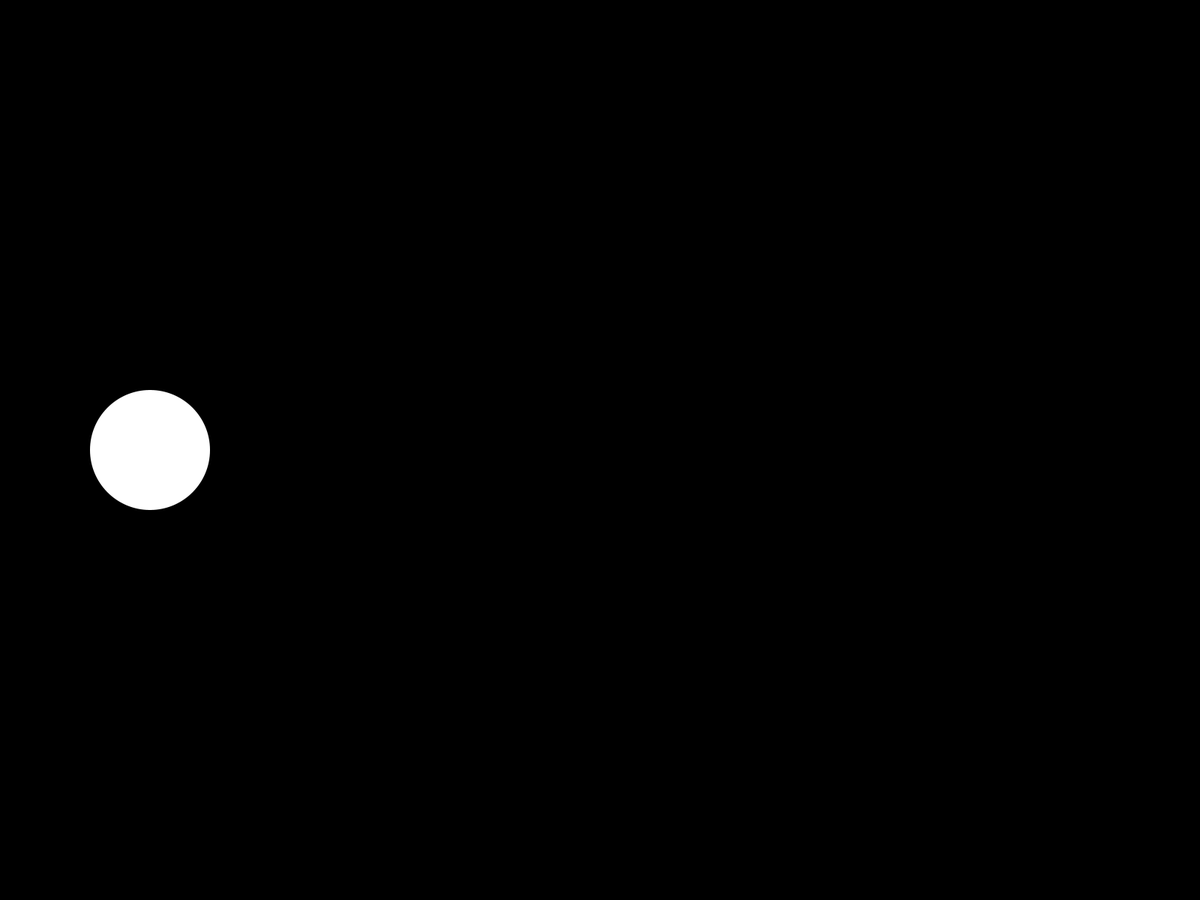
Frame 1 (no input)
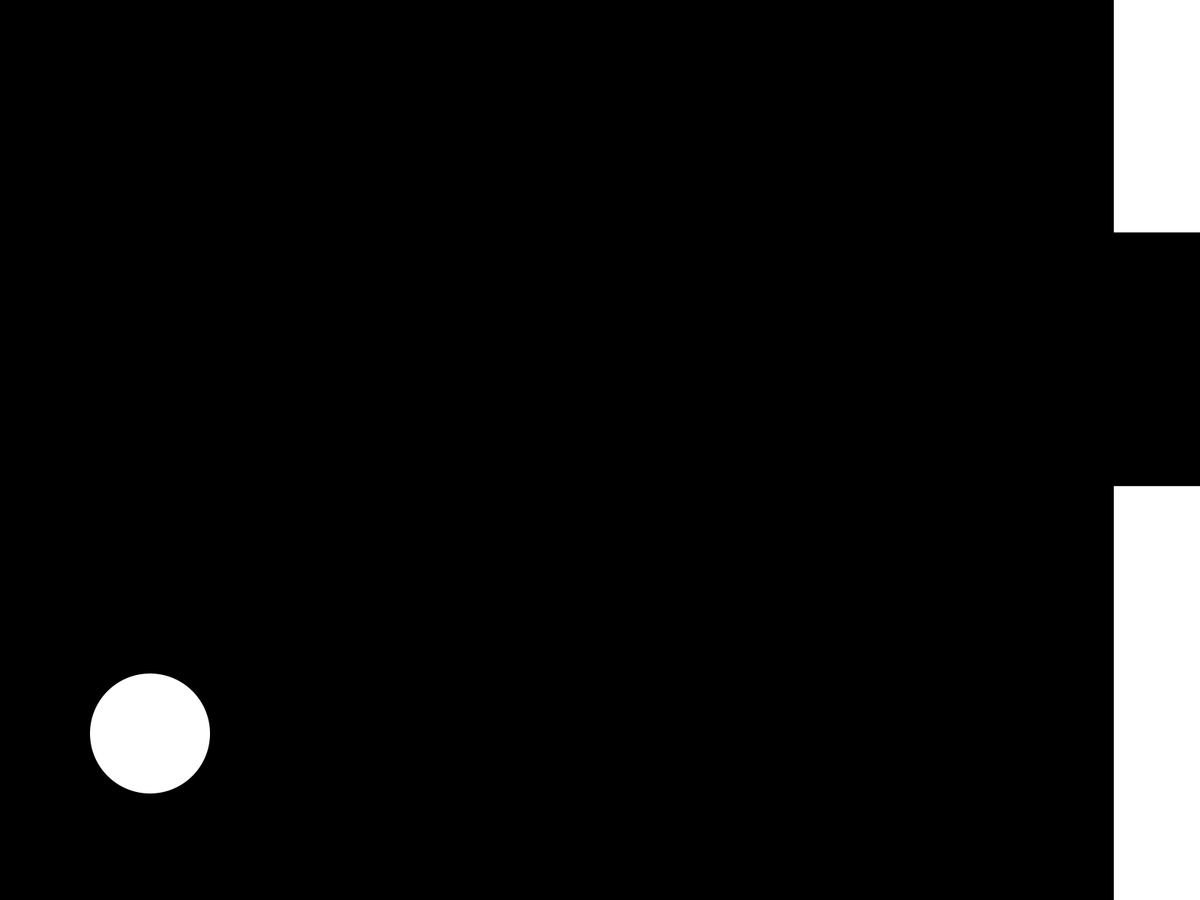
Frame 60 (the mouse pressed at the canvas centre just before this capture)
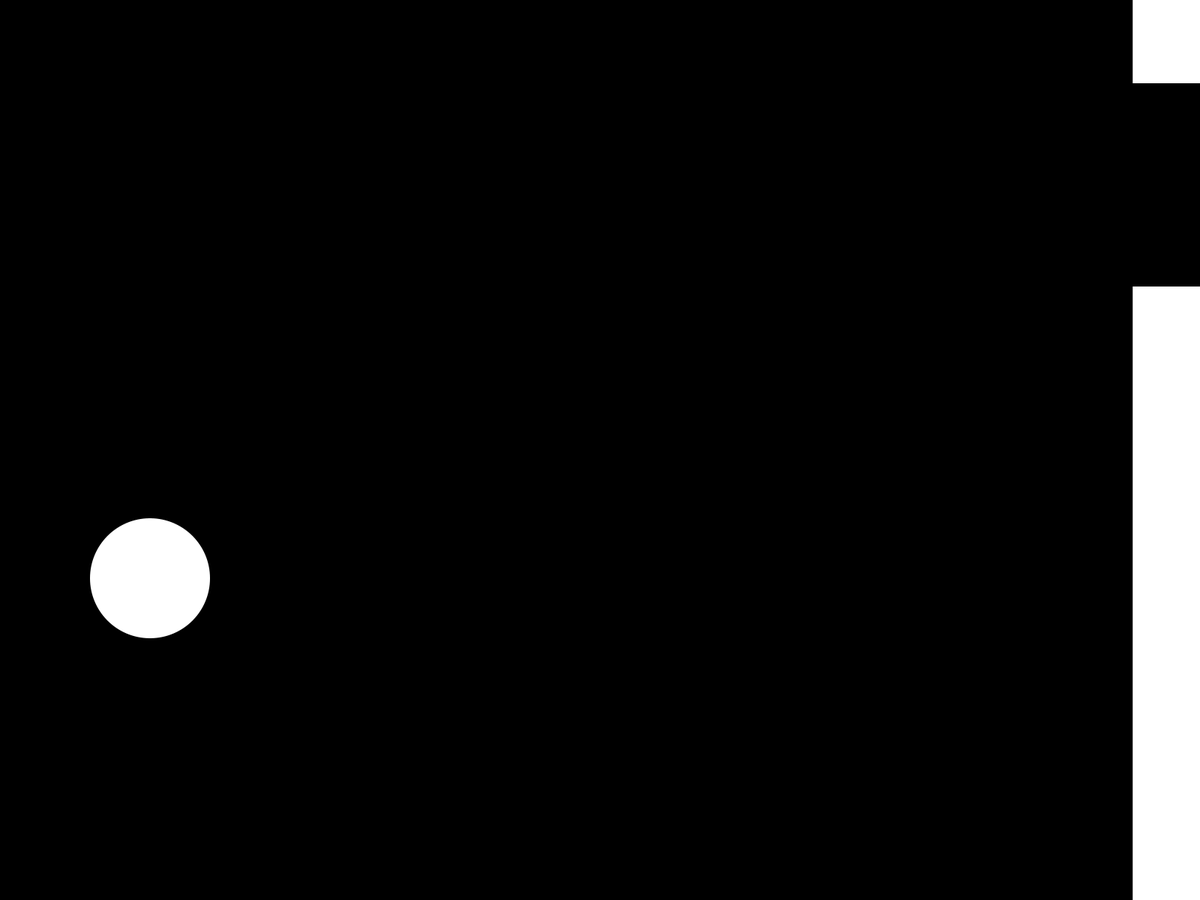
Frame 120 (the mouse held since frame 60 and released just before this capture)

The Processing sketch that drew these frames (run headless with seeded random() and noise(); from frame 60 on, the mouse is pressed at the canvas centre):

// Processing sketch: Flappy_Bird
// ── Flappy_Bird.pde
Bird bird;
ArrayList<Pipe> pipes = new ArrayList<Pipe>();
final float GRAVITY = 1;

void setup() {
  //size(400, 600);
  fullScreen();
  bird = new Bird();
  pipes.add(new Pipe());
}

void draw() {
  if (bird != null) {
    background(0);
    for (Pipe pipe : pipes) {
      pipe.update();
      if (pipe.x < bird.x + bird.r && pipe.x + pipe.w > bird.x - bird.r &&
          (pipe.top > bird.y - bird.r || pipe.bottom < bird.y + bird.r)) {
            restart();
            return;
      }
    }
    bird.update();
    
    if (pipes.get(pipes.size() - 1).x < width / 3) {
      pipes.add(new Pipe());
    }
    
    for (int i = pipes.size() - 1; i >= 0; i--) {
      if (pipes.get(i).x + pipes.get(i).w < -10) pipes.remove(i);
    } 
    
    if (bird.y + bird.r > height || bird.y - bird.r < 0) {
      restart();
    }
  }
}

void mousePressed() {
  if (bird != null) {
    bird.swing();
  }
}

void restart() {
  pipes.clear();
  pipes.add(new Pipe());
  bird = new Bird();
}

// ── Bird.pde
class Bird {
  float x;
  float y;
  float r = width / 20;
  float vel;
  
  //float swingCoef = 10.0f;
  float swingCoef = height / 60.0;
  
  Bird() {
    x = width / 8;
    y = height / 2;
    vel = 0;
  }
  
  void update() {
    this.show();
    
    vel -= GRAVITY;
    y -= vel;
  }
  
  void show() {
    fill(255);
    noStroke();
    ellipse(x, y, r * 2, r * 2);
  }
  
  void swing() {
    vel += swingCoef;
  }
}

// ── Pipe.pde
class Pipe {
  float x;
  float top;
  float bottom;
  float gap;
  float w = width / 5;
  //final static float VEL = 1.5f;
  final float VEL = width / 266.0;
  
  Pipe() {
    x = width + random(width / 8);
    //x = 200;
    gap = random(height / 4.8, height / 3.4);
    top = random(height / 12, height - gap - height / 12);
    bottom = top + gap;
  }
  
  void update() {
    this.show();
    this.x -= VEL;
    
  }
  
  void show() {
    noStroke();
    fill(255);
    rect(x, 0, w, top);
    rect(x, bottom, w, height);
  }
}
